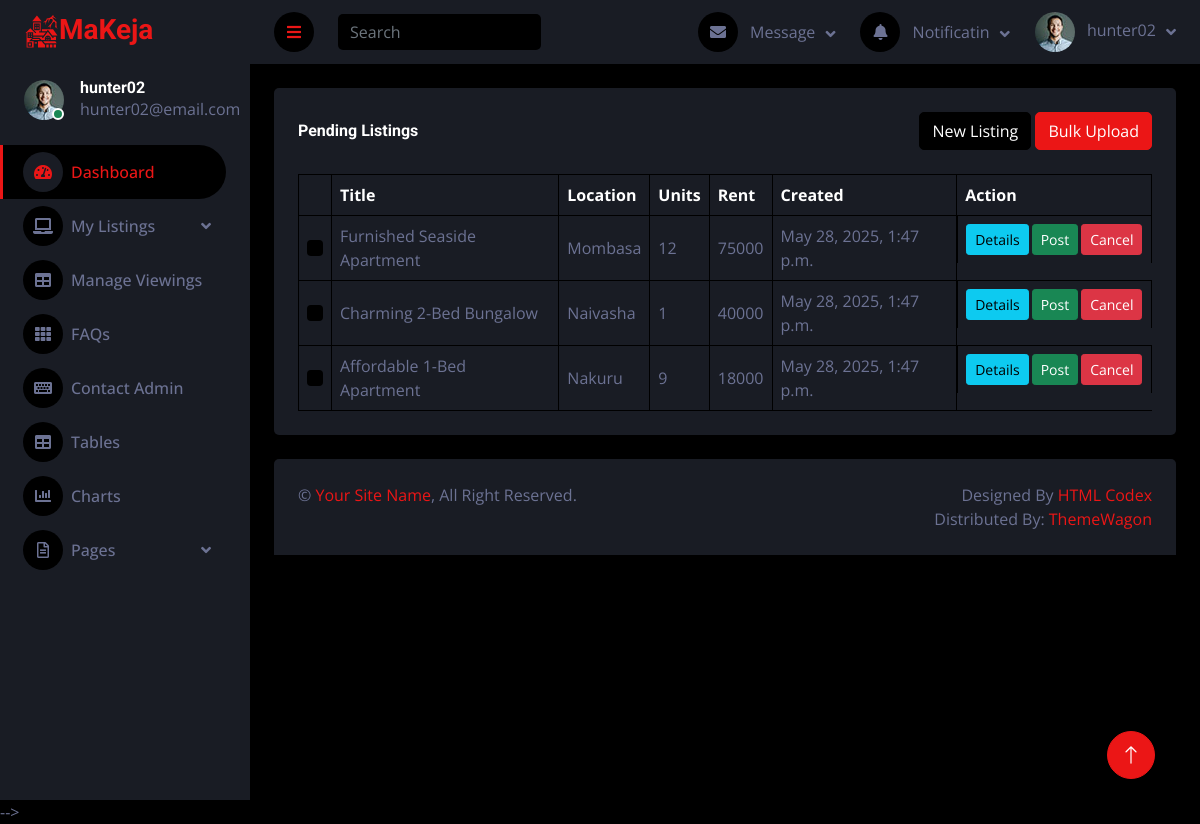
Page /dash/pending_listings/ (signed in) on the committed database.
### main/models.py (models this page shows, shortened)
class Profile(models.Model):
    user = models.OneToOneField("auth.User", on_delete=models.CASCADE, related_name="profile")
    userID = models.CharField(max_length=10, unique=True, null=True)
    full_name = models.CharField(max_length=255, blank=True, null=True)
    avatar = models.ImageField(default="user.jpg")
    time_created = models.DateTimeField(auto_now_add=True)
    is_landlord = models.BooleanField(default=False)
    is_banned = models.BooleanField(default=False)
    is_deleted = models.BooleanField(default=False)

### dash/models.py (models this page shows, shortened)
class Listing(models.Model):
    user = models.ForeignKey("auth.User", on_delete=models.CASCADE, related_name="listings")
    listingID = models.CharField(max_length=10, unique=True, null=True)
    title = models.CharField(max_length=255, null=True)
    description = models.TextField(null=True)
    location = models.CharField(max_length=255, null=True)
    address = models.ForeignKey("dash.Address", on_delete=models.CASCADE, related_name="addresses")
    category = models.ForeignKey("master.ListingCategory", on_delete=models.SET_NULL, null=True)
    bedrooms = models.PositiveIntegerField(default=0)
    bathrooms = models.PositiveIntegerField(default=1)
    area_sqft = models.PositiveIntegerField(null=True)
    year_built = models.PositiveIntegerField(null=True)
    floor_number = models.PositiveIntegerField(null=True)
    total_floors = models.PositiveIntegerField(null=True)
    available_units = models.PositiveIntegerField(default=1)
    rent = models.PositiveIntegerField(default=0)
    deposit = models.PositiveIntegerField(default=0)
    avatar1 = models.ImageField(default="listing1.jpg")
    avatar2 = models.ImageField(default="listing2.jpg")
    avatar3 = models.ImageField(default="listing3.jpg")
    avatar4 = models.ImageField(default="listing4.jpg")
    avatar5 = models.ImageField(default="listing5.jpg")
    video_url = models.URLField(null=True, blank=True)
    floor_plan = models.FileField(null=True, blank=True)
    tour = models.URLField(null=True, blank=True)
    furnished = models.BooleanField(default=False)
    parking = models.BooleanField(default=False)
    pet_friendly = models.BooleanField(default=False)
    balcony = models.BooleanField(default=False)
    security = models.BooleanField(default=False)
    internet = models.BooleanField(default=False)
    status = models.CharField(max_length=50, default="pending")
    is_deleted = models.BooleanField(default=False)
    time_created = models.DateTimeField(auto_now_add=True)
    last_updated = models.DateTimeField(auto_now=True)

### dash/views.py (the view, shortened to what this page needs)
# urls.py: path("pending_listings/", views.pending_listings_view, name="pending_listings"),
def pending_listings_view(request):
    categories = ListingCategory.objects.all()
    listings = Listing.objects.filter(user=request.user, status="pending", is_deleted=False)
    context = {
        'categories': categories,
        'listings': listings,
    }
    return render(request, "dash/pending_listings.html", context)

### dash/templates/dash/pending_listings.html (shortened to what this page needs)
{% extends 'dash/main.html' %}
{% load static %}
{% block main %}
<div class="container-fluid pt-4 px-4">
    <div class="bg-secondary text-center rounded p-4">
        <div class="d-flex align-items-center justify-content-between mb-4">
            <h6 class="mb-0">Pending Listings</h6>
            <div>
                <button class="btn btn-dark" type="button" data-toggle="modal" data-target="#newListingModal" title="Create a single listing.">New Listing</button>
                <button class="btn btn-primary" type="button" data-toggle="modal" data-target="#bulkUploadModal" title="Create multiple listings using a csv file.">Bulk Upload</button>
            </div>
        </div>
        {% if listings %}
        <div class="table-responsive">
            <table class="table text-start align-middle table-bordered table-hover mb-0">
                <thead>
                    <tr class="text-white">
                        <th scope="col"></th>
                        <th scope="col">Title</th>
                        <th scope="col">Location</th>
                        <th scope="col">Units</th>
                        <th scope="col">Rent</th>
                        <th scope="col">Created</th>
                        <th scope="col">Action</th>
                    </tr>
                </thead>
                <tbody>
                    {% for l in listings %}
                    <tr>
                        <td><input class="form-check-input" type="checkbox"></td>
                        <td>{{ l.title|title }}</td>
                        <td>{{ l.location|title }}</td>
                        <td>{{ l.available_units }}</td>
                        <td>{{ l.rent }}</td>
                        <td>{{ l.time_created }}</td>
                        <td class="d-flex" style="gap: 3px;">
                            <button class="btn btn-sm btn-info" type="button" data-toggle="modal" data-target="#detailsModal{{ l.id }}" title="View and edit listing details.">Details</button>
                            <form method="post">
                                <button class="btn btn-sm btn-success" type="submit">Post</button>
                            </form>
                            <a class="btn btn-sm btn-danger" href="">Cancel</a>
                        </td>
                    </tr>
                    {% endfor %}
                </tbody>
            </table>
        </div>
        {% endif %}
    </div>
</div>
{% endblock %}

### dash/templates/dash/main.html (shortened to what this page needs)
{% load static %}
<!DOCTYPE html>
<html lang="en">
<head>
    <link href="https://cdnjs.cloudflare.com/ajax/libs/font-awesome/5.10.0/css/all.min.css" rel="stylesheet">
    <link href="https://cdn.jsdelivr.net/npm/bootstrap-icons@1.4.1/font/bootstrap-icons.css" rel="stylesheet">
    <link href="{% static 'dash/lib/owlcarousel/assets/owl.carousel.min.css' %}" rel="stylesheet">
    <link href="{% static 'dash/lib/tempusdominus/css/tempusdominus-bootstrap-4.min.css' %}" rel="stylesheet" />
    <link href="{% static 'dash/css/bootstrap.min.css' %}" rel="stylesheet">
    <link href="{% static 'dash/css/style.css' %}" rel="stylesheet">
</head>
<body>
    <div class="container-fluid position-relative d-flex p-0">
        <div class="sidebar pe-4 pb-3">
            <nav class="navbar bg-secondary navbar-dark">
                <a href="/" class="navbar-brand mx-4 mb-3">
                    <h3 class="text-primary">
                        MaKeja
                    </h3>
                </a>
                <div class="d-flex align-items-center ms-4 mb-4">
                    <div class="position-relative">
                        <img class="rounded-circle" src="{{ request.user.profile.avatar.url }}" alt="" style="width: 40px; height: 40px;">
                        <div class="bg-success rounded-circle border border-2 border-white position-absolute end-0 bottom-0 p-1"></div>
                    </div>
                    <div class="ms-3">
                        <h6 class="mb-0">{{ request.user.username }}</h6>
                        <span>{{ request.user.email }}</span>
                    </div>
                </div>
                <div class="navbar-nav w-100">
                    <a href="{% url 'dash' %}" class="nav-item nav-link active"><i class="fa fa-tachometer-alt me-2"></i>Dashboard</a>
                    {% if request.user.profile.is_landlord %}
                    <div class="nav-item dropdown">
                        <a href="#" class="nav-link dropdown-toggle" data-toggle="dropdown"><i class="fa fa-laptop me-2"></i>My Listings</a>
                    </div>
                    <a href="" class="nav-item nav-link"><i class="fa fa-table me-2"></i>Manage Viewings</a>
                    {% else %}
                    <a href="" class="nav-item nav-link"><i class="fa fa-table me-2"></i>Scheduled Viewings</a>
                    {% endif %}
                    <a href="" class="nav-item nav-link"><i class="fa fa-th me-2"></i>FAQs</a>
                    <a href="" class="nav-item nav-link"><i class="fa fa-keyboard me-2"></i>Contact Admin</a>
                    <a href="" class="nav-item nav-link"><i class="fa fa-table me-2"></i>Tables</a>
                    <a href="chart.html" class="nav-item nav-link"><i class="fa fa-chart-bar me-2"></i>Charts</a>
                    <div class="nav-item dropdown">
                        <a href="#" class="nav-link dropdown-toggle" data-toggle="dropdown"><i class="far fa-file-alt me-2"></i>Pages</a>
                    </div>
                </div>
            </nav>
        </div>
        <div class="content">
            <nav class="navbar navbar-expand bg-secondary navbar-dark sticky-top px-4 py-0">
                <a href="#" class="sidebar-toggler flex-shrink-0">
                    <i class="fa fa-bars"></i>
                </a>
                <form class="d-none d-md-flex ms-4">
                    <input class="form-control bg-dark border-0" type="search" placeholder="Search">
                </form>
                <div class="navbar-nav align-items-center ms-auto">
                    <div class="nav-item dropdown">
                        <a href="#" class="nav-link dropdown-toggle" data-toggle="dropdown">
                            <i class="fa fa-envelope me-lg-2"></i>
                            <span class="d-none d-lg-inline-flex">Message</span>
                        </a>
                    </div>
                    <div class="nav-item dropdown">
                        <a href="#" class="nav-link dropdown-toggle" data-toggle="dropdown">
                            <i class="fa fa-bell me-lg-2"></i>
                            <span class="d-none d-lg-inline-flex">Notificatin</span>
                        </a>
                    </div>
                    <div class="nav-item dropdown">
                        <a href="#" class="nav-link dropdown-toggle" data-toggle="dropdown">
                            <img class="rounded-circle me-lg-2" src="{{ request.user.profile.avatar.url }}" alt="" style="width: 40px; height: 40px;">
                            <span class="d-none d-lg-inline-flex">{{ request.user.username }}</span>
                        </a>
                    </div>
                </div>
            </nav>
            {% block main %}
            {% endblock %}
            <div class="container-fluid pt-4 px-4">
                <div class="bg-secondary rounded-top p-4">
                    <div class="row">
                        <div class="col-12 col-sm-6 text-center text-sm-start">
                            &copy; <a href="#">Your Site Name</a>, All Right Reserved.
                        </div>
                        <div class="col-12 col-sm-6 text-center text-sm-end">
                            Designed By <a href="https://htmlcodex.com">HTML Codex</a>
                            <br>Distributed By: <a href="https://themewagon.com" target="_blank">ThemeWagon</a>
                        </div>
                    </div>
                </div>
            </div>
        </div>
        <a href="#" class="btn btn-lg btn-primary btn-lg-square back-to-top"><i class="bi bi-arrow-up"></i></a>
    </div>
    <script src="{% static 'dash/lib/tempusdominus/js/tempusdominus-bootstrap-4.min.js' %}"></script> -->
</body>
</html>

### static/dash/css/style.css (style rules this page uses)
:root { --primary: #EB1616; --secondary: #191C24; --light: #6C7293; --dark: #000000; }
.back-to-top { position: fixed; display: none; right: 45px; bottom: 45px; z-index: 99; }
.btn { transition: .5s; }
.btn-lg-square { width: 48px; height: 48px; }
.btn-square, .btn-sm-square, .btn-lg-square { padding: 0; display: inline-flex; align-items: center; justify-content: center; font-weight: normal; border-radius: 50px; }
.sidebar { position: fixed; top: 0; left: 0; bottom: 0; width: 250px; height: 100vh; overflow-y: auto; background: var(--secondary); transition: 0.5s; z-index: 999; }
.content { margin-left: 250px; min-height: 100vh; background: var(--dark); transition: 0.5s; }
@media (min-width: 992px) { .sidebar { margin-left: 0; } }
@media (min-width: 992px) { .content { width: calc(100% - 250px); } }
.sidebar .navbar .navbar-nav .nav-link { padding: 7px 20px; color: var(--light); font-weight: 500; border-left: 3px solid var(--secondary); border-radius: 0 30px 30px 0; outline: none; }
.sidebar .navbar .navbar-nav .nav-link:hover, .sidebar .navbar .navbar-nav .nav-link.active { color: var(--primary); background: var(--dark); border-color: var(--primary); }
.sidebar .navbar .navbar-nav .nav-link i { width: 40px; height: 40px; display: inline-flex; align-items: center; justify-content: center; background: var(--dark); border-radius: 40px; }
.sidebar .navbar .navbar-nav .nav-link:hover i, .sidebar .navbar .navbar-nav .nav-link.active i { background: var(--secondary); }
.sidebar .navbar .dropdown-toggle::after { position: absolute; top: 15px; right: 15px; border: none; content: "\f107"; font-family: "Font Awesome 5 Free"; font-weight: 900; transition: .5s; }
.content .navbar .navbar-nav .nav-link { margin-left: 25px; padding: 12px 0; color: var(--light); outline: none; }
.content .navbar .sidebar-toggler, .content .navbar .navbar-nav .nav-link i { width: 40px; height: 40px; display: inline-flex; align-items: center; justify-content: center; background: var(--dark); border-radius: 40px; }
.content .navbar .dropdown-toggle::after { margin-left: 6px; vertical-align: middle; border: none; content: "\f107"; font-family: "Font Awesome 5 Free"; font-weight: 900; transition: .5s; }

### rows in the picture
Listing: title "Furnished Seaside Apartment", location "Mombasa", available_units "12", rent "75000", time_created "May 28, 2025, 1:47 p.m."
Listing: title "Charming 2-Bed Bungalow", location "Naivasha", available_units "1", rent "40000", time_created "May 28, 2025, 1:47 p.m."
Listing: title "Affordable 1-Bed Apartment", location "Nakuru", available_units "9", rent "18000", time_created "May 28, 2025, 1:47 p.m."

### other values in the picture
{{ request.user.username }} "hunter02"
{{ request.user.email }} "hunter02@email.com"
